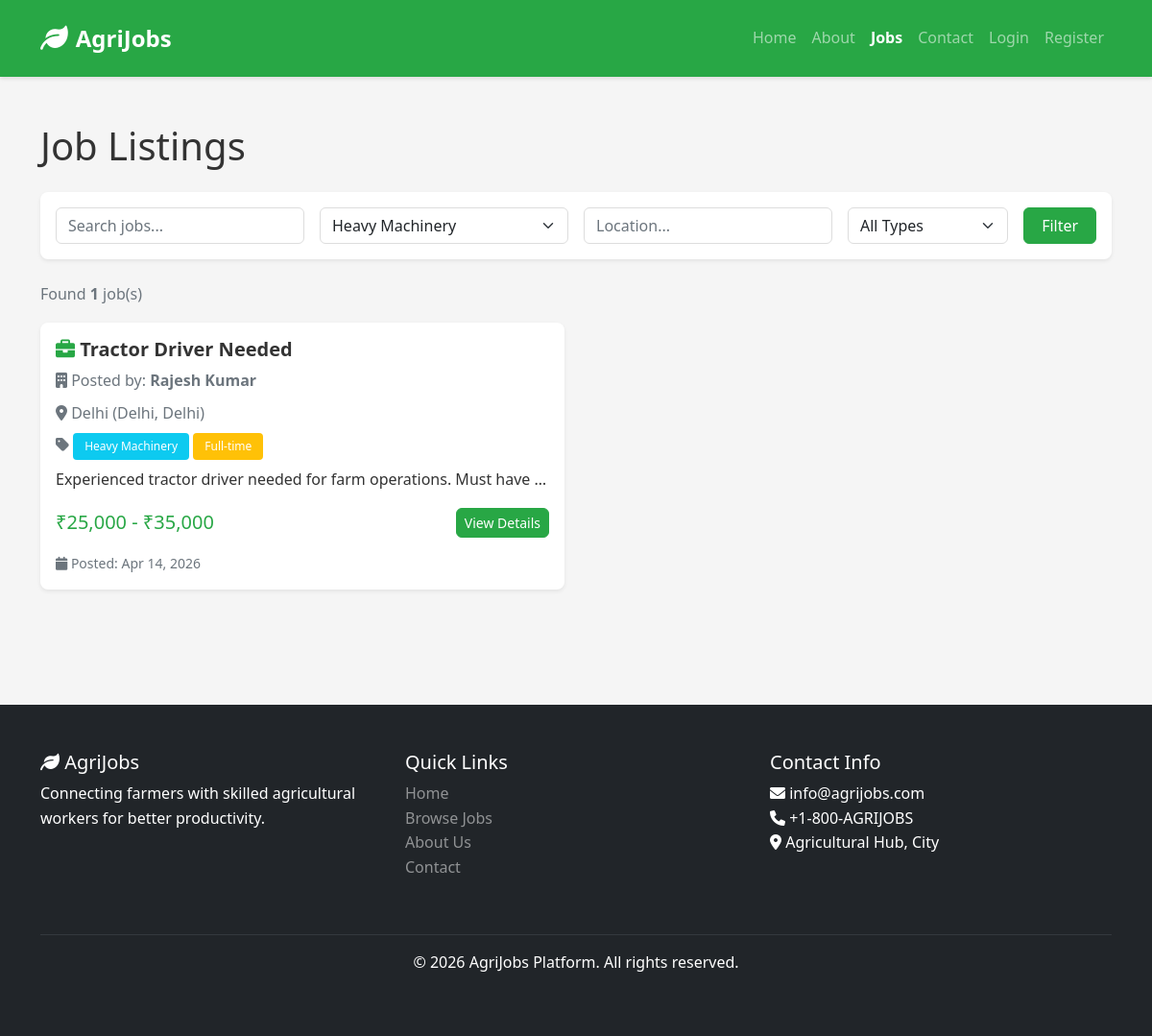
Page /jobs.php?category=Heavy Machinery on the committed database.
### tables this page shows
CREATE TABLE IF NOT EXISTS jobs (
    id INT PRIMARY KEY AUTO_INCREMENT,
    farmer_id INT NOT NULL,
    job_title VARCHAR(100) NOT NULL,
    category VARCHAR(50) NOT NULL,
    description TEXT NOT NULL,
    location VARCHAR(100) NOT NULL,
    city VARCHAR(50),
    state VARCHAR(50),
    salary_min DECIMAL(10, 2),
    salary_max DECIMAL(10, 2),
    job_type ENUM('full-time', 'part-time', 'seasonal', 'contract') DEFAULT 'full-time',
    experience_required VARCHAR(50),
    contact_name VARCHAR(100),
    contact_phone VARCHAR(20),
    contact_email VARCHAR(100),
    image VARCHAR(255),
    posted_at TIMESTAMP DEFAULT CURRENT_TIMESTAMP,
    deadline DATE,
    is_active BOOLEAN DEFAULT TRUE,
    FOREIGN KEY (farmer_id) REFERENCES users(id) ON DELETE CASCADE
);

CREATE TABLE IF NOT EXISTS users (
    id INT PRIMARY KEY AUTO_INCREMENT,
    full_name VARCHAR(100) NOT NULL,
    email VARCHAR(100) UNIQUE NOT NULL,
    password VARCHAR(255) NOT NULL,
    role ENUM('farmer', 'worker', 'admin') NOT NULL,
    phone VARCHAR(20),
    address TEXT,
    city VARCHAR(50),
    state VARCHAR(50),
    pincode VARCHAR(10),
    bio TEXT,
    profile_pic VARCHAR(255),
    created_at TIMESTAMP DEFAULT CURRENT_TIMESTAMP,
    updated_at TIMESTAMP DEFAULT CURRENT_TIMESTAMP ON UPDATE CURRENT_TIMESTAMP,
    is_active BOOLEAN DEFAULT TRUE
);

### jobs.php (the view, shortened to what this page needs)
<?php
include 'includes/db_connection.php';
$search = isset($_GET['search']) ? trim($_GET['search']) : '';
$category = isset($_GET['category']) ? trim($_GET['category']) : '';
$location = isset($_GET['location']) ? trim($_GET['location']) : '';
$query = "SELECT j.*, u.full_name, u.phone FROM jobs j
         JOIN users u ON j.farmer_id = u.id
         WHERE j.is_active = TRUE";
$params = array();
$types = '';
if (!empty($category)) {
    $query .= " AND j.category = ?";
    $params[] = $category;
    $types .= 's';
}
$query .= " ORDER BY j.posted_at DESC";
$stmt = $conn->prepare($query);
if (!empty($params)) {
    $stmt->bind_param($types, ...$params);
}
$stmt->execute();
$result = $stmt->get_result();
$total_jobs = $result->num_rows;
?>
<?php include 'includes/header.php'; ?>
    <div class="container py-5">
        <h1 class="mb-4">Job Listings</h1>
        <div class="card mb-4 border-0 shadow-sm">
            <div class="card-body">
                <form method="GET" class="row g-3">
                    <div class="col-md-3">
                        <input type="text" class="form-control" name="search" placeholder="Search jobs..."
                               value="<?php echo htmlspecialchars($search); ?>">
                    </div>
                    <div class="col-md-3">
                        <select class="form-select" name="category">
                            <option value="Heavy Machinery" <?php echo $category == 'Heavy Machinery' ? 'selected' : ''; ?>>Heavy Machinery</option>
                        </select>
                    </div>
                    <div class="col-md-3">
                        <input type="text" class="form-control" name="location" placeholder="Location..."
                               value="<?php echo htmlspecialchars($location); ?>">
                    </div>
                    <div class="col-md-2">
                        <select class="form-select" name="job_type">
                            <option value="">All Types</option>
                        </select>
                    </div>
                    <div class="col-md-1">
                        <button type="submit" class="btn btn-success w-100">Filter</button>
                    </div>
                </form>
            </div>
        </div>
        <p class="text-muted">Found <strong><?php echo $total_jobs; ?></strong> job(s)</p>
        <div class="row">
            <?php
            if ($result->num_rows > 0) {
                while ($job = $result->fetch_assoc()) {
            ?>
            <div class="col-md-6 mb-4">
                <div class="card border-0 shadow-sm h-100">
                    <div class="card-body">
                        <h5 class="card-title">
                            <i class="fas fa-briefcase text-success"></i>
                            <?php echo htmlspecialchars($job['job_title']); ?>
                        </h5>
                        <p class="text-muted mb-2">
                            <i class="fas fa-building"></i>
                            Posted by: <strong><?php echo htmlspecialchars($job['full_name']); ?></strong>
                        </p>
                        <p class="text-muted mb-2">
                            <i class="fas fa-map-marker-alt"></i>
                            <?php echo htmlspecialchars($job['location']); ?>
                            (<?php echo htmlspecialchars($job['city']); ?>, <?php echo htmlspecialchars($job['state']); ?>)
                        </p>
                        <p class="text-muted mb-2">
                            <i class="fas fa-tag"></i>
                            <span class="badge bg-info"><?php echo htmlspecialchars($job['category']); ?></span>
                            <span class="badge bg-warning"><?php echo ucfirst(htmlspecialchars($job['job_type'])); ?></span>
                        </p>
                        <p class="card-text text-truncate">
                            <?php echo htmlspecialchars(substr($job['description'], 0, 150)) . '...'; ?>
                        </p>
                        <div class="d-flex justify-content-between align-items-center mt-3">
                            <span class="h5 text-success mb-0">
                                ₹<?php echo number_format($job['salary_min']); ?> - ₹<?php echo number_format($job['salary_max']); ?>
                            </span>
                            <a href="job_detail.php?id=<?php echo $job['id']; ?>" class="btn btn-sm btn-success">
                                View Details
                            </a>
                        </div>
                        <small class="text-muted d-block mt-3">
                            <i class="fas fa-calendar"></i>
                            Posted: <?php echo date('M d, Y', strtotime($job['posted_at'])); ?>
                        </small>
                    </div>
                </div>
            </div>
            <?php
                }
            } else {
                echo '<div class="col-12"><p class="text-center text-muted">No jobs found. Try different filters.</p></div>';
            }
            ?>
        </div>
    </div>
<?php include 'includes/footer.php'; ?>

### css/style.css (style rules this page uses)
:root { --primary-color: #28a745; --secondary-color: #6c757d; --dark-color: #343a40; --light-color: #f8f9fa; }
* { margin: 0; padding: 0; box-sizing: border-box; }
body { font-family: 'Segoe UI', Tahoma, Geneva, Verdana, sans-serif; line-height: 1.6; color: #333; background-color: #f5f5f5; }
.card { transition: all 0.3s ease; border-radius: 8px; }
.card-title { color: #333; font-weight: 600; }
.badge { padding: 0.5rem 0.75rem; font-weight: 500; }
.btn { border-radius: 6px; font-weight: 500; transition: all 0.3s ease; text-decoration: none; }
.btn-success { background-color: #28a745; border-color: #28a745; }
.form-control, .form-select { border-radius: 6px; border: 1px solid #ddd; transition: border-color 0.3s ease; }
.card { animation: fadeIn 0.3s ease; }
.text-success { color: #28a745 !important; }
.shadow-sm { box-shadow: 0 0.125rem 0.25rem rgba(0, 0, 0, 0.075) !important; }
a { color: #28a745; text-decoration: none; transition: color 0.3s ease; }

### rows in the picture
jobs: job_title "Tractor Driver Needed", farmer.full_name "Rajesh Kumar", location "Delhi", city "Delhi", state "Delhi", category "Heavy Machinery", job_type "Full-time", description "Experienced tractor driver needed for farm operations. Must have…", salary_min "25,000", salary_max "35,000", posted_at "Apr 14, 2026"

### other values in the picture
$total_jobs "1"
